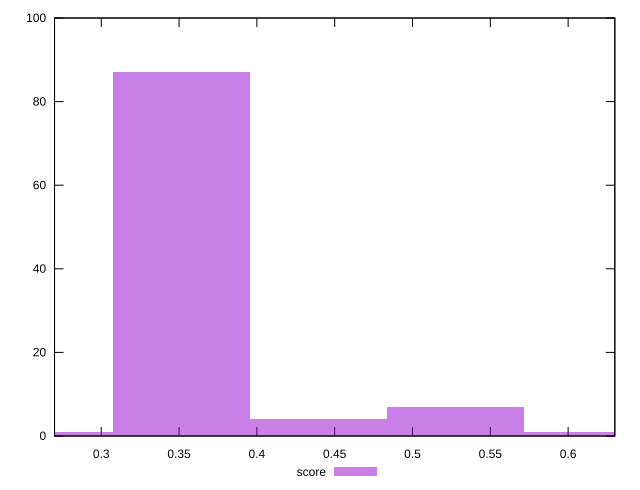

Source code (gnuplot):
reset

$score <<EOF
0.5274928867145008 7
0.6154083678335842 1
0.3516619244763338 87
0.43957740559541725 4
0.2637464433572504 1
EOF

set key outside below
set boxwidth 0.08791548111908346
set xrange [0.27:0.63]
set yrange [0:100]
set trange [0:100]
set style fill transparent solid 0.5 noborder
set terminal svg size 640, 490 enhanced background rgb 'white'
set output "reports/report_00028_2021-02-24T12-49-42.674Z/render-blocking-resources/samples/astro/score/histogram.svg"

plot $score title "score" with boxes

reset
